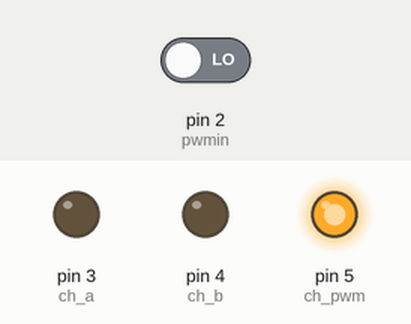
Recording of a sketch running on a simulated Arduino Uno, built with avr-gcc and run on an emulated ATmega328P. Parts: output pins drawn as LEDs (lit = HIGH). The test bench sets the inputs (shaded band); at power-on: pin 2 (pwmin) LOW. What the sketch prints to the serial monitor is not drawn.

Above: at 0.1 s.
Timing chart, 0 to 1.6 s (numbered marks = the images above):
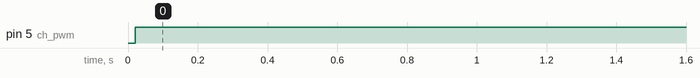

The sketch:

pwm1moto.ino
```cpp
enum {pwmin=2,
ch_a=3, ch_b=4, ch_pwm=5};

int32_t fx;

void setup()
{
  pinMode(pwmin, INPUT);
  digitalWrite(ch_a, 0);  pinMode(ch_a, OUTPUT);
  digitalWrite(ch_b, 0);  pinMode(ch_b, OUTPUT);
  digitalWrite(ch_pwm, 0);  analogWrite(ch_pwm, 0);
  Serial.begin(115200);
  fx=0;
}

int16_t dfiltr(int32_t *y, int16_t x)
{
  (*y)+= (((int32_t)x*8) - *y)/8;
//  y' = y(1-a)+xa = y - ay + ax = y + ax-ay => y+= ax-ay, a'=1/a
//  ie:  a'y+=x-y/a'
  return (*y) / 8;
}

char bu[40];
void loop()
{
  int x,y,a,b;
  x = pulseIn(pwmin, HIGH, 20000);
  if (x!=0) x-=1500;
  x=dfiltr(&fx,x);
  y=(x<0)?-x:x;
  y-=y/3;
  if (y<0)y=0; if (y>255)y=255;

  a=b=0;
  if (y>20 && x<=0) a=1;
  if (y>20 && x>0) b=1;
  if (y<20) y=255;
  analogWrite(ch_pwm,y);
  digitalWrite(ch_a,a);
  digitalWrite(ch_b,b);
  sprintf(bu, "%5d %5d a%d b%d\n",x,y,a,b);
  Serial.print(bu);
}
```

Measured:
- by itself, pin 5 (ch_pwm): LOW → HIGH at 0.02 s
